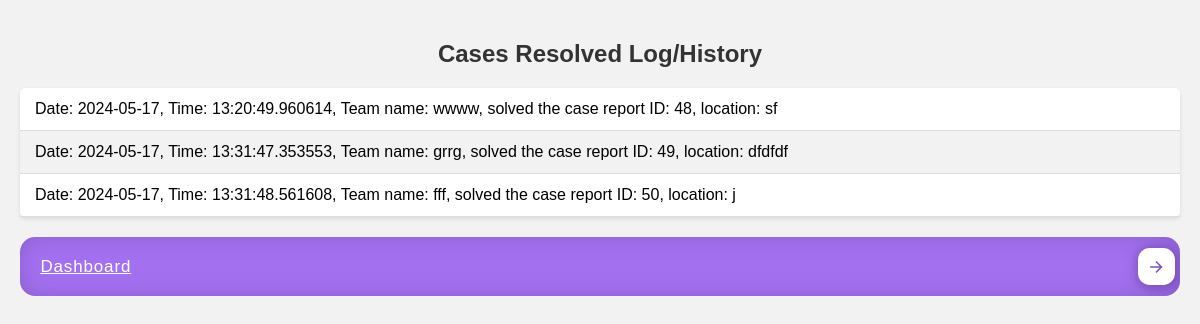
The page /log/ on the database as committed earlier.
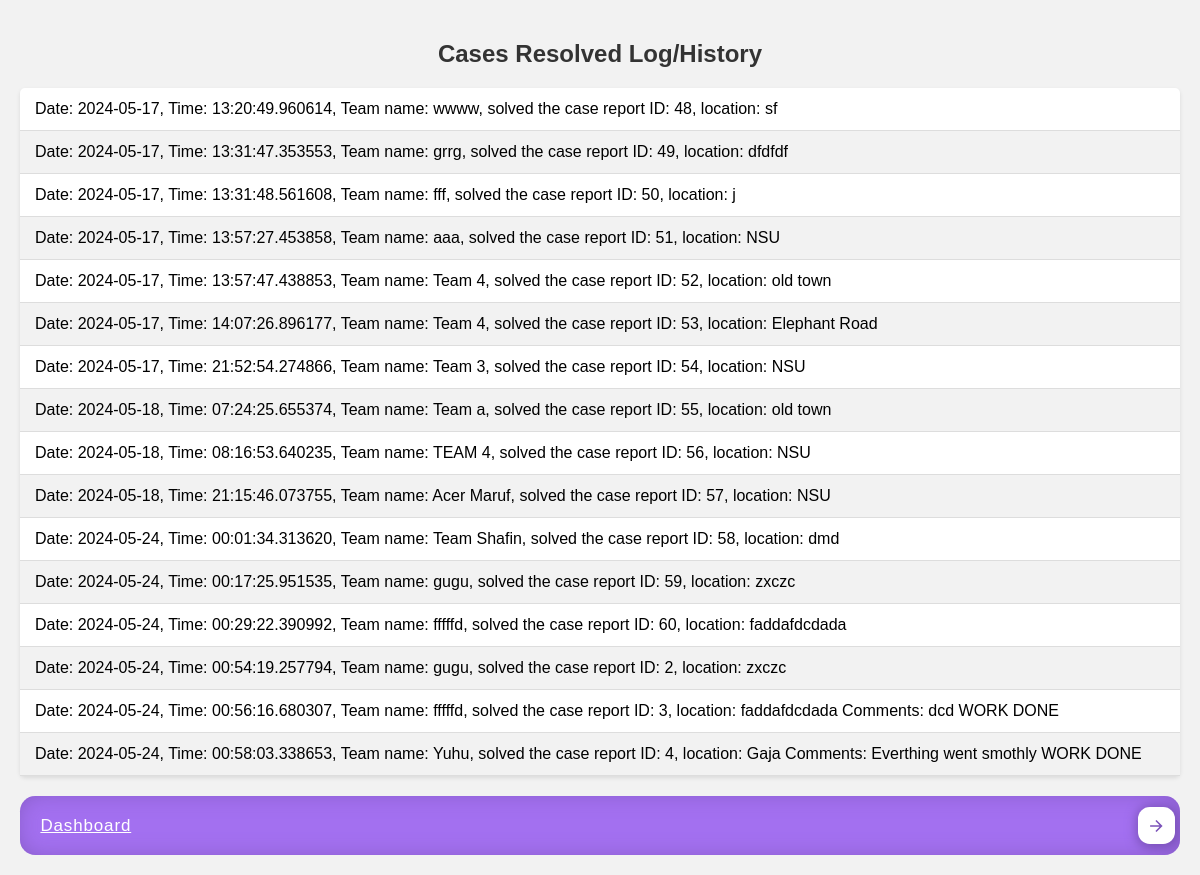
The same page on the database as committed later.
### app1/models.py (models this page shows)
class history(models.Model):
    log = models.CharField(max_length=500)

### app1/views.py (the view)
# urls.py: path('log/', views.log, name='log'),
def log(request):
    log = history.objects.all()
    return render(request, 'log.html',{'log': log})

### templates/log.html (shortened to what this page needs)
<!DOCTYPE html>
<html lang="en">
<head>
</head>
<body>
    <h2>Cases Resolved Log/History</h2>
    <table id="team-list">
        <tbody>
            {% for i in log %}
            <tr>
                <td>{{ i.log }}</td>
            </tr>
            {% endfor %}
        </tbody>
    </table>
    <a href="{% url 'dashboardView' %}" class="cssbuttons-io-button">
        Dashboard
        <div class="icon">
            <svg height="24" width="24" viewBox="0 0 24 24" xmlns="http://www.w3.org/2000/svg">
                <path d="M0 0h24v24H0z" fill="none"></path>
                <path d="M16.172 11l-5.364-5.364 1.414-1.414L20 12l-7.778 7.778-1.414-1.414L16.172 13H4v-2z" fill="currentColor"></path>
            </svg>
        </div>
    </a>
</body>
</html>

Rows that differ between the two databases and show on the page:
added history: log "Date: 2024-05-17, Time: 13:57:27.453858, Team name: aaa, solved the case report ID: 51, location: NSU"
added history: log "Date: 2024-05-17, Time: 13:57:47.438853, Team name: Team 4, solved the case report ID: 52, location: old town"
added history: log "Date: 2024-05-17, Time: 14:07:26.896177, Team name: Team 4, solved the case report ID: 53, location: Elephant Road"
added history: log "Date: 2024-05-17, Time: 21:52:54.274866, Team name: Team 3, solved the case report ID: 54, location: NSU"
added history: log "Date: 2024-05-18, Time: 07:24:25.655374, Team name: Team a, solved the case report ID: 55, location: old town"
added history: log "Date: 2024-05-18, Time: 08:16:53.640235, Team name: TEAM 4, solved the case report ID: 56, location: NSU"
added history: log "Date: 2024-05-18, Time: 21:15:46.073755, Team name: Acer Maruf, solved the case report ID: 57, location: NSU"
added history: log "Date: 2024-05-24, Time: 00:01:34.313620, Team name: Team Shafin, solved the case report ID: 58, location: dmd"
added history: log "Date: 2024-05-24, Time: 00:17:25.951535, Team name: gugu, solved the case report ID: 59, location: zxczc"
added history: log "Date: 2024-05-24, Time: 00:29:22.390992, Team name: fffffd, solved the case report ID: 60, location: faddafdcdada"
added history: log "Date: 2024-05-24, Time: 00:54:19.257794, Team name: gugu, solved the case report ID: 2, location: zxczc"
added history: log "Date: 2024-05-24, Time: 00:56:16.680307, Team name: fffffd, solved the case report ID: 3, location: faddafdcdada Comments: dcd WORK DONE"
added history: log "Date: 2024-05-24, Time: 00:58:03.338653, Team name: Yuhu, solved the case report ID: 4, location: Gaja Comments: Everthing went smothly WORK DONE"
